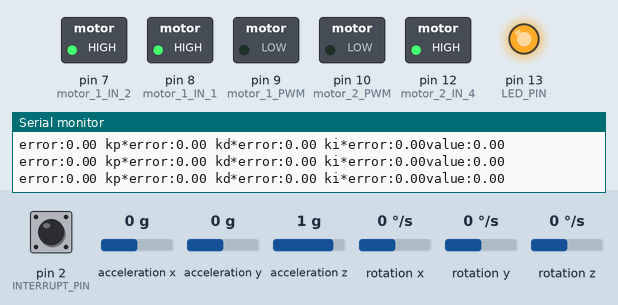
A sketch run on a simulated Arduino Leonardo, built with avr-gcc and run on an emulated ATmega32U4. On the bench: switched loads named in the sketch (green lamp = pin HIGH), output pins drawn as LEDs (lit = HIGH), the last lines printed to the serial monitor. The inputs (shaded band) are chosen by the test bench; at power-on: acceleration x 0 g, acceleration z 1 g, pin 2 (INTERRUPT_PIN) LOW, acceleration y 0 g, rotation x 0 °/s, rotation y 0 °/s, rotation z 0 °/s. The sensor or clock chip raises its interrupt line as the real part does.

Above: at 2.7 s.
2.8 s: acceleration x set to -1.4 g
At 4.3 s:
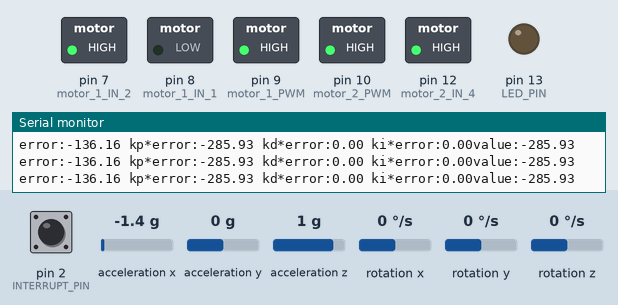
4.7 s: acceleration x set to 0 g
At 5.6 s:
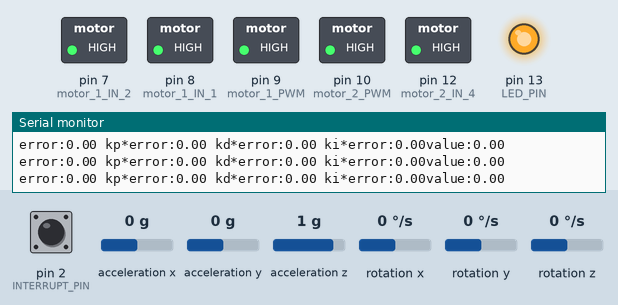
6.6 s: acceleration x set to 0.8 g
At 7.2 s:
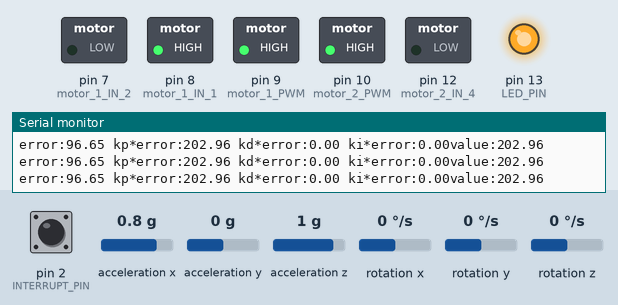
8.1 s: acceleration x set to -0.1 g
At 8.8 s:
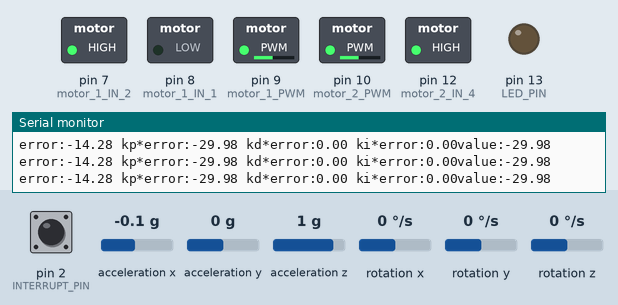
10.0 s: acceleration z set to -0.8 g
At 11.2 s:
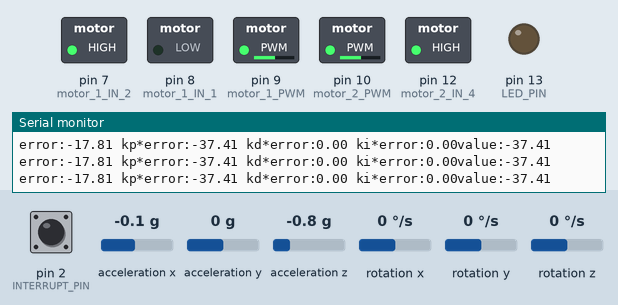
11.5 s: acceleration z set to 0 g
At 12.7 s:
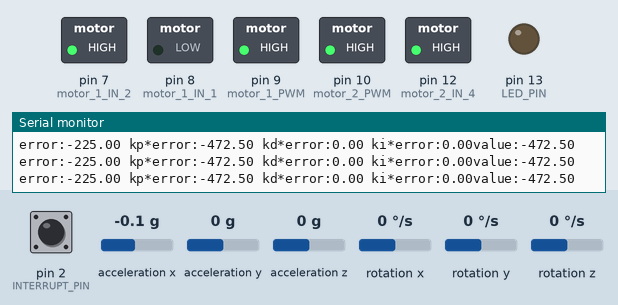
Timing chart, 0 to 14.0 s (numbered marks = the images above; inputs shaded):
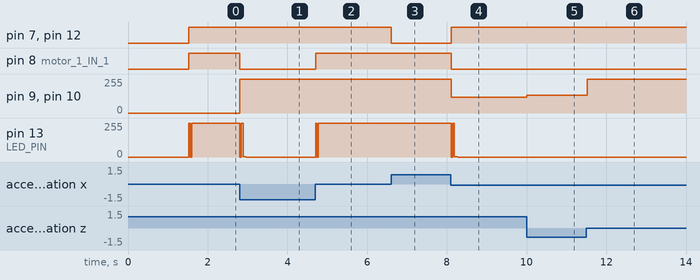

Measured:
- after the input at 2.8 s, pin 8 (motor_1_IN_1): HIGH → LOW at once; pin 9 (motor_1_PWM), pin 10 (motor_2_PWM): 0/255 → 255/255 at once; pin 13 (LED_PIN): 255/255 → 2/255 at once, → 0/255 0.17 s later
- after the input at 4.7 s, pin 8 (motor_1_IN_1): LOW → HIGH at once; pin 13 (LED_PIN): 0/255 → 253/255 at once, → 255/255 0.15 s later
- after the input at 6.6 s, pin 7 (motor_1_IN_2), pin 12 (motor_2_IN_4): HIGH → LOW at once
- after the input at 8.1 s, pin 7 (motor_1_IN_2), pin 12 (motor_2_IN_4): LOW → HIGH at once; pin 8 (motor_1_IN_1): HIGH → LOW at once; pin 9 (motor_1_PWM), pin 10 (motor_2_PWM): 255/255 → 118/255 at once; pin 13 (LED_PIN): 255/255 → 2/255 at once, → 0/255 0.16 s later
- after the input at 10.0 s, pin 9 (motor_1_PWM), pin 10 (motor_2_PWM): 118/255 → 132/255 at once
- after the input at 11.5 s, pin 9 (motor_1_PWM), pin 10 (motor_2_PWM): 132/255 → 255/255 at once

The sketch:

well_standing.ino
```cpp
// I2C device class (I2Cdev) demonstration Arduino sketch for MPU6050 class using DMP (MotionApps v2.0)
// 6/21/2012 by Jeff Rowberg <jeff@rowberg.net>
// Updates should (hopefully) always be available at https://github.com/jrowberg/i2cdevlib
//
// Changelog:
//      2019-07-08 - Added Auto Calibration and offset generator
//		   - and altered FIFO retrieval sequence to avoid using blocking code
//      2016-04-18 - Eliminated a potential infinite loop
//      2013-05-08 - added seamless Fastwire support
//                 - added note about gyro calibration
//      2012-06-21 - added note about Arduino 1.0.1 + Leonardo compatibility error
//      2012-06-20 - improved FIFO overflow handling and simplified read process
//      2012-06-19 - completely rearranged DMP initialization code and simplification
//      2012-06-13 - pull gyro and accel data from FIFO packet instead of reading directly
//      2012-06-09 - fix broken FIFO read sequence and change interrupt detection to RISING
//      2012-06-05 - add gravity-compensated initial reference frame acceleration output
//                 - add 3D math helper file to DMP6 example sketch
//                 - add Euler output and Yaw/Pitch/Roll output formats
//      2012-06-04 - remove accel offset clearing for better results (thanks Sungon Lee)
//      2012-06-01 - fixed gyro sensitivity to be 2000 deg/sec instead of 250
//      2012-05-30 - basic DMP initialization working

/* ============================================
I2Cdev device library code is placed under the MIT license
Copyright (c) 2012 Jeff Rowberg

Permission is hereby granted, free of charge, to any person obtaining a copy
of this software and associated documentation files (the "Software"), to deal
in the Software without restriction, including without limitation the rights
to use, copy, modify, merge, publish, distribute, sublicense, and/or sell
copies of the Software, and to permit persons to whom the Software is
furnished to do so, subject to the following conditions:

The above copyright notice and this permission notice shall be included in
all copies or substantial portions of the Software.

THE SOFTWARE IS PROVIDED "AS IS", WITHOUT WARRANTY OF ANY KIND, EXPRESS OR
IMPLIED, INCLUDING BUT NOT LIMITED TO THE WARRANTIES OF MERCHANTABILITY,
FITNESS FOR A PARTICULAR PURPOSE AND NONINFRINGEMENT. IN NO EVENT SHALL THE
AUTHORS OR COPYRIGHT HOLDERS BE LIABLE FOR ANY CLAIM, DAMAGES OR OTHER
LIABILITY, WHETHER IN AN ACTION OF CONTRACT, TORT OR OTHERWISE, ARISING FROM,
OUT OF OR IN CONNECTION WITH THE SOFTWARE OR THE USE OR OTHER DEALINGS IN
THE SOFTWARE.
===============================================
*/
#define M_PI 3.14159265359
// I2Cdev and MPU6050 must be installed as libraries, or else the .cpp/.h files
// for both classes must be in the include path of your project
#include "I2Cdev.h"

#include "MPU6050_6Axis_MotionApps20.h"
//#include "MPU6050.h" // not necessary if using MotionApps include file

// Arduino Wire library is required if I2Cdev I2CDEV_ARDUINO_WIRE implementation
// is used in I2Cdev.h
#if I2CDEV_IMPLEMENTATION == I2CDEV_ARDUINO_WIRE
    #include "Wire.h"
#endif

// class default I2C address is 0x68
// specific I2C addresses may be passed as a parameter here
// AD0 low = 0x68 (default for SparkFun breakout and InvenSense evaluation board)
// AD0 high = 0x69
MPU6050 mpu;
//MPU6050 mpu(0x69); // <-- use for AD0 high

/* =========================================================================
   NOTE: In addition to connection 3.3v, GND, SDA, and SCL, this sketch
   depends on the MPU-6050's INT pin being connected to the Arduino's
   external interrupt #0 pin. On the Arduino Uno and Mega 2560, this is
   digital I/O pin 2.
 * ========================================================================= */

/* =========================================================================
   NOTE: Arduino v1.0.1 with the Leonardo board generates a compile error
   when using Serial.write(buf, len). The Teapot output uses this method.
   The solution requires a modification to the Arduino USBAPI.h file, which
   is fortunately simple, but annoying. This will be fixed in the next IDE
   release. For more info, see these links:

   http://arduino.cc/forum/index.php/topic,109987.0.html
   http://code.google.com/p/arduino/issues/detail?id=958
 * ========================================================================= */


// uncomment "OUTPUT_READABLE_QUATERNION" if you want to see the actual
// quaternion components in a [w, x, y, z] format (not best for parsing
// on a remote host such as Processing or something though)
//#define OUTPUT_READABLE_QUATERNION

// uncomment "OUTPUT_READABLE_EULER" if you want to see Euler angles
// (in degrees) calculated from the quaternions coming from the FIFO.
// Note that Euler angles suffer from gimbal lock (for more info, see
// http://en.wikipedia.org/wiki/Gimbal_lock)
//#define OUTPUT_READABLE_EULER

// uncomment "OUTPUT_READABLE_YAWPITCHROLL" if you want to see the yaw/
// pitch/roll angles (in degrees) calculated from the quaternions coming
// from the FIFO. Note this also requires gravity vector calculations.
// Also note that yaw/pitch/roll angles suffer from gimbal lock (for
// more info, see: http://en.wikipedia.org/wiki/Gimbal_lock)
#define OUTPUT_READABLE_YAWPITCHROLL

// uncomment "OUTPUT_READABLE_REALACCEL" if you want to see acceleration
// components with gravity removed. This acceleration reference frame is
// not compensated for orientation, so +X is always +X according to the
// sensor, just without the effects of gravity. If you want acceleration
// compensated for orientation, us OUTPUT_READABLE_WORLDACCEL instead.
//#define OUTPUT_READABLE_REALACCEL

// uncomment "OUTPUT_READABLE_WORLDACCEL" if you want to see acceleration
// components with gravity removed and adjusted for the world frame of
// reference (yaw is relative to initial orientation, since no magnetometer
// is present in this case). Could be quite handy in some cases.
//#define OUTPUT_READABLE_WORLDACCEL

// uncomment "OUTPUT_TEAPOT" if you want output that matches the
// format used for the InvenSense teapot demo
//#define OUTPUT_TEAPOT


#define INTERRUPT_PIN 2  // use pin 2 on Arduino Uno & most boards
#define LED_PIN 13 // (Arduino is 13, Teensy is 11, Teensy++ is 6)
bool blinkState = false;

// MPU control/status vars
bool dmpReady = false;  // set true if DMP init was successful
uint8_t mpuIntStatus;   // holds actual interrupt status byte from MPU
uint8_t devStatus;      // return status after each device operation (0 = success, !0 = error)
uint16_t packetSize;    // expected DMP packet size (default is 42 bytes)
uint16_t fifoCount;     // count of all bytes currently in FIFO
uint8_t fifoBuffer[64]; // FIFO storage buffer

// orientation/motion vars
Quaternion q;           // [w, x, y, z]         quaternion container
VectorInt16 aa;         // [x, y, z]            accel sensor measurements
VectorInt16 aaReal;     // [x, y, z]            gravity-free accel sensor measurements
VectorInt16 aaWorld;    // [x, y, z]            world-frame accel sensor measurements
VectorFloat gravity;    // [x, y, z]            gravity vector
float euler[3];         // [psi, theta, phi]    Euler angle container
float ypr[3];           // [yaw, pitch, roll]   yaw/pitch/roll container and gravity vector

// packet structure for InvenSense teapot demo
uint8_t teapotPacket[14] = { '$', 0x02, 0,0, 0,0, 0,0, 0,0, 0x00, 0x00, '\r', '\n' };


// ================================================================
// ===               INTERRUPT DETECTION ROUTINE                ===
// ================================================================

volatile bool mpuInterrupt = false;     // indicates whether MPU interrupt pin has gone high
void dmpDataReady() {
    mpuInterrupt = true;

//================================================================
//===               motor (7~12V)                              ===
//================================================================

}
int motor_1_IN_1 = 8;
int motor_1_IN_2 = 7;
int motor_2_IN_3 = 13;
int motor_2_IN_4 = 12;
int motor_1_PWM = 9;
int motor_2_PWM = 10;

// ================================================================
// ===                      INITIAL SETUP                       ===
// ================================================================

double map(double val, double in_min, double in_max, double out_min, double out_max){
  return (double)(val - in_min)*(out_max - out_min) / (double)(in_max - in_min) + out_min;
}

void motor_1_move(double power){ // power -100~100
  if(power > 0){
    if (power > 100)
    {
      power = 255;
    }
    else{
      power = map(power, 0, 100, 60, 255);
    }
    analogWrite(motor_1_PWM, power);
    digitalWrite(motor_1_IN_1, HIGH);
    digitalWrite(motor_1_IN_2, LOW);
  }
  else if(power < 0){
    if (power < -100)
    {
      power = 255;
    }
    else{
      power = -1*power;
      power = map(power, 0, 100, 60, 255);
    }
    analogWrite(motor_1_PWM, power);
    digitalWrite(motor_1_IN_1, LOW);
    digitalWrite(motor_1_IN_2, HIGH);
  }
  else if(power == 0){
    digitalWrite(motor_1_IN_1, HIGH);
    digitalWrite(motor_1_IN_2, HIGH);
  }
  //Serial.println(power);
}

void motor_2_move(double power){ // power -100~100
  if(power > 0){
    if (power > 100)
    {
      power = 255;
    }
    else{
      power = map(power, 0, 100, 60, 255);
    }
    analogWrite(motor_2_PWM, power);
    digitalWrite(motor_2_IN_3, HIGH);
    digitalWrite(motor_2_IN_4, LOW);
  }
  else if(power < 0){
    if (power < -100)
    {
      power = 255;
    }
    else{
      power = -1*power;
      power = map(power, 0, 100, 60, 255);
    }
    analogWrite(motor_2_PWM, power);
    digitalWrite(motor_2_IN_3, LOW);
    digitalWrite(motor_2_IN_4, HIGH);
  }
  else if(power == 0){
    digitalWrite(motor_2_IN_3, HIGH);
    digitalWrite(motor_2_IN_4, HIGH);
  }
}

void setup() {
    // put your setup code here, to run once:
    pinMode(motor_1_IN_1, OUTPUT);
    pinMode(motor_1_IN_2, OUTPUT);
    pinMode(motor_2_IN_3, OUTPUT);
    pinMode(motor_2_IN_4, OUTPUT);

    pinMode(motor_1_PWM, OUTPUT);
    pinMode(motor_2_PWM, OUTPUT);

    digitalWrite(motor_1_IN_1, LOW);
	  digitalWrite(motor_1_IN_2, LOW);
	  digitalWrite(motor_2_IN_3, LOW);
	  digitalWrite(motor_2_IN_4, LOW);

    // join I2C bus (I2Cdev library doesn't do this automatically)
    #if I2CDEV_IMPLEMENTATION == I2CDEV_ARDUINO_WIRE
        Wire.begin();
        Wire.setClock(400000); // 400kHz I2C clock. Comment this line if having compilation difficulties
    #elif I2CDEV_IMPLEMENTATION == I2CDEV_BUILTIN_FASTWIRE
        Fastwire::setup(400, true);
    #endif

    // initialize serial communication
    // (115200 chosen because it is required for Teapot Demo output, but it's
    // really up to you depending on your project)
    Serial.begin(115200);
    while (!Serial); // wait for Leonardo enumeration, others continue immediately

    // NOTE: 8MHz or slower host processors, like the Teensy @ 3.3V or Arduino
    // Pro Mini running at 3.3V, cannot handle this baud rate reliably due to
    // the baud timing being too misaligned with processor ticks. You must use
    // 38400 or slower in these cases, or use some kind of external separate
    // crystal solution for the UART timer.

    // initialize device
    Serial.println(F("Initializing I2C devices..."));
    mpu.initialize();
    pinMode(INTERRUPT_PIN, INPUT);

    // verify connection
    Serial.println(F("Testing device connections..."));
    Serial.println(mpu.testConnection() ? F("MPU6050 connection successful") : F("MPU6050 connection failed"));

    delay(1000);

    // load and configure the DMP
    Serial.println(F("Initializing DMP..."));
    devStatus = mpu.dmpInitialize();

    // supply your own gyro offsets here, scaled for min sensitivity
    mpu.setXGyroOffset(220);
    mpu.setYGyroOffset(76);
    mpu.setZGyroOffset(-85);
    mpu.setZAccelOffset(1788); // 1688 factory default for my test chip

    // make sure it worked (returns 0 if so)
    if (devStatus == 0) {
        // Calibration Time: generate offsets and calibrate our MPU6050
        mpu.CalibrateAccel(6);
        mpu.CalibrateGyro(6);
        mpu.PrintActiveOffsets();
        // turn on the DMP, now that it's ready
        Serial.println(F("Enabling DMP..."));
        mpu.setDMPEnabled(true);

        // enable Arduino interrupt detection
        Serial.print(F("Enabling interrupt detection (Arduino external interrupt "));
        Serial.print(digitalPinToInterrupt(INTERRUPT_PIN));
        Serial.println(F(")..."));
        attachInterrupt(digitalPinToInterrupt(INTERRUPT_PIN), dmpDataReady, RISING);
        mpuIntStatus = mpu.getIntStatus();

        // set our DMP Ready flag so the main loop() function knows it's okay to use it
        Serial.println(F("DMP ready! Waiting for first interrupt..."));
        dmpReady = true;

        // get expected DMP packet size for later comparison
        packetSize = mpu.dmpGetFIFOPacketSize();
    } else {
        // ERROR!
        // 1 = initial memory load failed
        // 2 = DMP configuration updates failed
        // (if it's going to break, usually the code will be 1)
        Serial.print(F("DMP Initialization failed (code "));
        Serial.print(devStatus);
        Serial.println(F(")"));
    }

    // configure LED for output
    pinMode(LED_PIN, OUTPUT);
}


// ================================================================
// ===                    MAIN PROGRAM LOOP                     ===
// ================================================================

double value_1 = 0;

double previous_time = 0;
double current_time = 0;
double dt = current_time-previous_time;
double value;
double error = 0;
double previous_error = 0;
double di = 0;

double offset = 0;

double kp = 2.1;//2
double ki = 0;
double kd = 0.0025;//0.002

void loop() {
    // if programming failed, don't try to do anything
    if (!dmpReady) return;
    // read a packet from FIFO
    if (mpu.dmpGetCurrentFIFOPacket(fifoBuffer)) { // Get the Latest packet
        #ifdef OUTPUT_READABLE_YAWPITCHROLL
            // display Euler angles in degrees
            mpu.dmpGetQuaternion(&q, fifoBuffer);
            mpu.dmpGetGravity(&gravity, &q);
            mpu.dmpGetYawPitchRoll(ypr, &q, &gravity);
            /*
            Serial.print("ypr\t");
            Serial.print(ypr[0] * 180/M_PI);
            Serial.print("\t");
            Serial.print(ypr[1] * 180/M_PI);
            Serial.print("\t");
            Serial.println(ypr[2] * 180/M_PI);
            */
            Serial.print("error:");
            Serial.print(error);
            Serial.print(" kp*error:");
            Serial.print(kp*error);
            Serial.print(" kd*error:");
            Serial.print(kd*(error-previous_error)/dt);
            Serial.print(" ki*error:");
            Serial.print(ki*di);
            Serial.print( "value:");
            Serial.println(value);

        #endif

        // blink LED to indicate activity
        blinkState = !blinkState;
        digitalWrite(LED_PIN, blinkState);

        //PID
        previous_time = current_time;
        current_time = millis();
        previous_error = error;

        dt = current_time-previous_time;
        if(dt == 0){
          dt = 0.000001;
        }
        di += error*dt;

        value_1 = ypr[1] * 180/M_PI;
        value = map(value_1, -40, 40, -100, 100);
        error = value - offset;

        value = kp*error + kd*(error-previous_error)/dt + ki*di;
        if(error < 6 && error > -6){
          motor_1_move(0);
          motor_2_move(0);
        }
        else{
          motor_1_move(value);
          motor_2_move(value);
        }

    }
}
```
